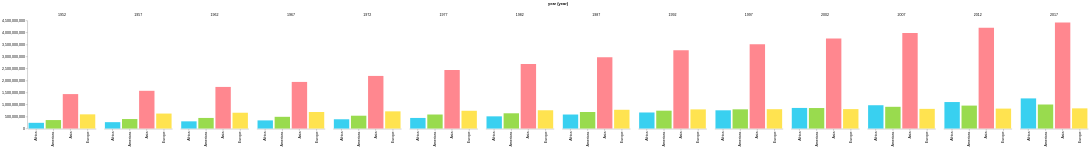

Describe this chart as a Vega-Lite specification.
### Vega-Lite specification from a JSON file in a GitHub repository (floating-point values rounded to 4 significant figures; data arrays with more than 128 entries replaced by an {"elided": "..."} marker saying what was removed)
{"$schema": "https://vega.github.io/schema/vega-lite/v5.json", "description": "Paired column", "width": 190, "data": {"values": {"elided": "2618 records"}, "format": {"parse": {"year": "date"}}}, "transform": [{"aggregate": [{"op": "sum", "field": "pop", "as": "total_pop"}], "groupby": ["region", "year"]}], "mark": "bar", "encoding": {"column": {"field": "year", "type": "temporal", "timeUnit": "year"}, "y": {"field": "total_pop", "type": "quantitative", "axis": {"title": null, "grid": false}}, "x": {"field": "region", "type": "nominal", "axis": {"title": null}}, "color": {"field": "region", "type": "nominal", "scale": {"domain": ["Africa", "Americas", "Asia", "Europe"], "range": ["#08C5ED", "#80D322", "#FF6973", "#FFDC25"]}, "legend": null}, "opacity": {"value": 0.8}, "tooltip": [{"field": "year", "type": "ordinal", "timeUnit": "year", "title": "Year"}, {"field": "region", "type": "nominal", "title": "Continent"}, {"field": "total_pop", "type": "quantitative", "title": "Total population", "format": ",.0f"}]}, "config": {"view": {"stroke": "transparent"}}}
